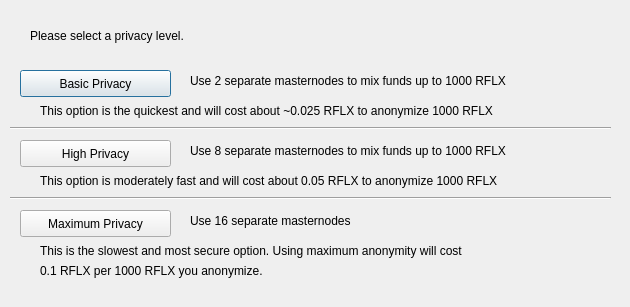
<?xml version="1.0" encoding="UTF-8"?>
<ui version="4.0">
 <class>DarksendConfig</class>
 <widget class="QDialog" name="DarksendConfig">
  <property name="geometry">
   <rect>
    <x>0</x>
    <y>0</y>
    <width>630</width>
    <height>307</height>
   </rect>
  </property>
  <property name="windowTitle">
   <string>Configure PrivateSend</string>
  </property>
  <widget class="QPushButton" name="buttonBasic">
   <property name="geometry">
    <rect>
     <x>20</x>
     <y>70</y>
     <width>151</width>
     <height>27</height>
    </rect>
   </property>
   <property name="text">
    <string>Basic Privacy</string>
   </property>
  </widget>
  <widget class="QPushButton" name="buttonHigh">
   <property name="geometry">
    <rect>
     <x>20</x>
     <y>140</y>
     <width>151</width>
     <height>27</height>
    </rect>
   </property>
   <property name="text">
    <string>High Privacy</string>
   </property>
  </widget>
  <widget class="QPushButton" name="buttonMax">
   <property name="geometry">
    <rect>
     <x>20</x>
     <y>210</y>
     <width>151</width>
     <height>27</height>
    </rect>
   </property>
   <property name="text">
    <string>Maximum Privacy</string>
   </property>
  </widget>
  <widget class="QLabel" name="label">
   <property name="geometry">
    <rect>
     <x>30</x>
     <y>20</y>
     <width>571</width>
     <height>31</height>
    </rect>
   </property>
   <property name="text">
    <string>Please select a privacy level.</string>
   </property>
  </widget>
  <widget class="QLabel" name="label_2">
   <property name="geometry">
    <rect>
     <x>190</x>
     <y>70</y>
     <width>421</width>
     <height>21</height>
    </rect>
   </property>
   <property name="text">
    <string>Use 2 separate masternodes to mix funds up to 1000 RFLX</string>
   </property>
  </widget>
  <widget class="QLabel" name="label_3">
   <property name="geometry">
    <rect>
     <x>190</x>
     <y>140</y>
     <width>411</width>
     <height>21</height>
    </rect>
   </property>
   <property name="text">
    <string>Use 8 separate masternodes to mix funds up to 1000 RFLX</string>
   </property>
  </widget>
  <widget class="QLabel" name="label_4">
   <property name="geometry">
    <rect>
     <x>190</x>
     <y>210</y>
     <width>421</width>
     <height>21</height>
    </rect>
   </property>
   <property name="text">
    <string>Use 16 separate masternodes</string>
   </property>
  </widget>
  <widget class="QLabel" name="label_6">
   <property name="geometry">
    <rect>
     <x>40</x>
     <y>100</y>
     <width>561</width>
     <height>21</height>
    </rect>
   </property>
   <property name="text">
    <string>This option is the quickest and will cost about ~0.025 RFLX to anonymize 1000 RFLX</string>
   </property>
  </widget>
  <widget class="QLabel" name="label_7">
   <property name="geometry">
    <rect>
     <x>40</x>
     <y>170</y>
     <width>561</width>
     <height>21</height>
    </rect>
   </property>
   <property name="text">
    <string>This option is moderately fast and will cost about 0.05 RFLX to anonymize 1000 RFLX</string>
   </property>
  </widget>
  <widget class="QLabel" name="label_8">
   <property name="geometry">
    <rect>
     <x>40</x>
     <y>240</y>
     <width>561</width>
     <height>21</height>
    </rect>
   </property>
   <property name="text">
    <string>This is the slowest and most secure option. Using maximum anonymity will cost</string>
   </property>
  </widget>
  <widget class="QLabel" name="label_9">
   <property name="geometry">
    <rect>
     <x>40</x>
     <y>260</y>
     <width>561</width>
     <height>21</height>
    </rect>
   </property>
   <property name="text">
    <string>0.1 RFLX per 1000 RFLX you anonymize.</string>
   </property>
  </widget>
  <widget class="Line" name="line">
   <property name="geometry">
    <rect>
     <x>10</x>
     <y>120</y>
     <width>601</width>
     <height>16</height>
    </rect>
   </property>
   <property name="orientation">
    <enum>Qt::Horizontal</enum>
   </property>
  </widget>
  <widget class="Line" name="line_2">
   <property name="geometry">
    <rect>
     <x>10</x>
     <y>190</y>
     <width>601</width>
     <height>16</height>
    </rect>
   </property>
   <property name="orientation">
    <enum>Qt::Horizontal</enum>
   </property>
  </widget>
 </widget>
 <resources/>
 <connections/>
</ui>
